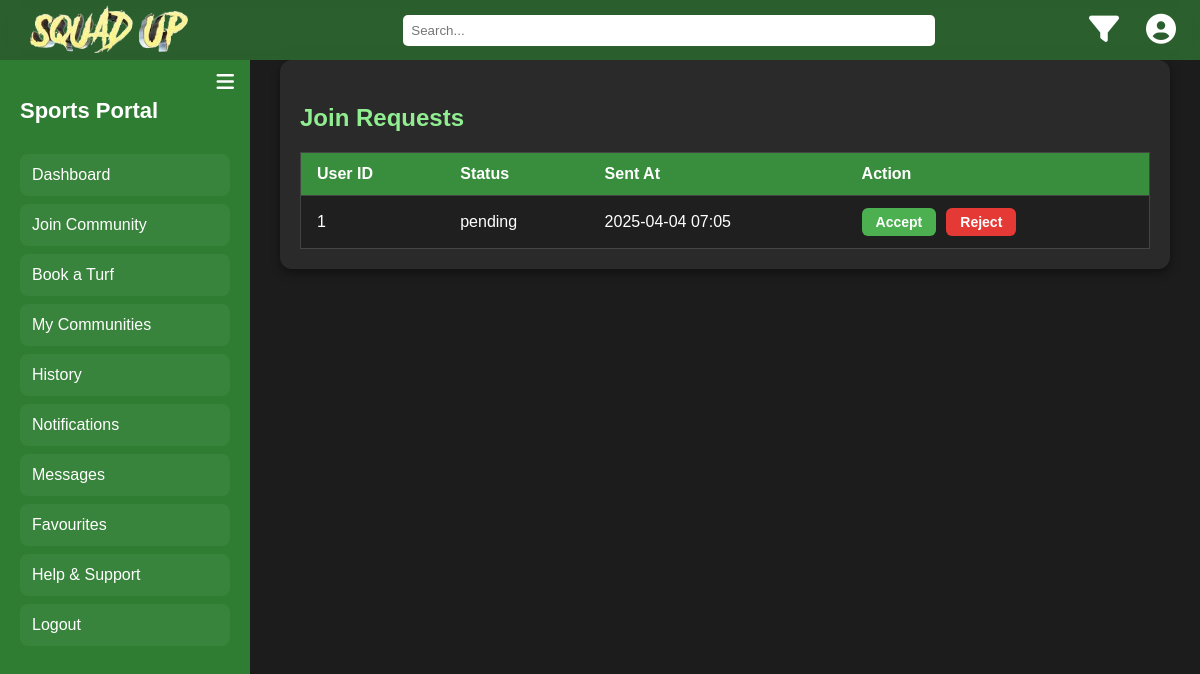
/notifications (signed in), run on an earlier commit of the app's database.
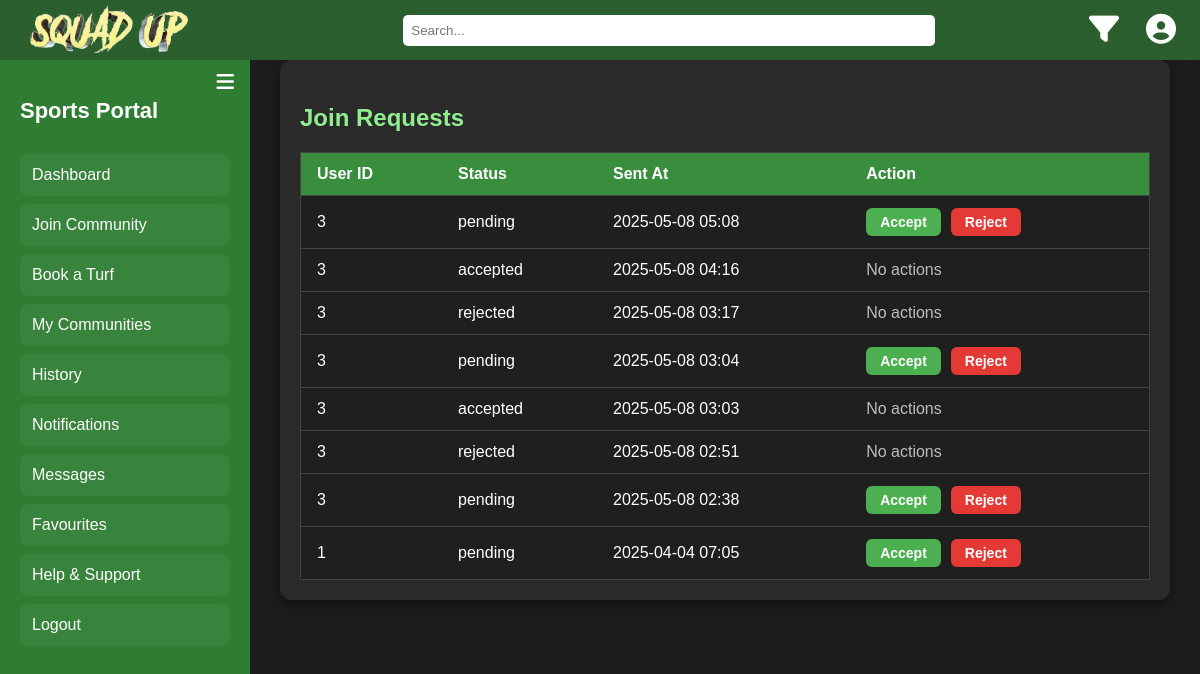
And on a later commit of the database.
### models.py (models this page shows)
class JoinRequest(db.Model):
    id = db.Column(db.Integer, primary_key=True)
    user_id = db.Column(db.Integer, db.ForeignKey('user.id'), nullable=False)
    community_id = db.Column(db.Integer, db.ForeignKey('community.id'), nullable=False)
    status = db.Column(db.String(20), default='pending')  # Status: pending, accepted, rejected
    created_at = db.Column(db.DateTime, default=datetime.utcnow)
    user = db.relationship('User', backref=db.backref('join_requests', lazy=True))
    community = db.relationship('Community', backref=db.backref('join_requests', lazy=True))

### app.py (the view)
@app.route('/notifications', methods=['GET'])
@login_required
def notifications():
    owner_id = session.get('user_id')
    if not owner_id:
        flash("You need to log in first!", 'warning')
        return redirect(url_for('login'))
    owned_communities = Community.query.filter_by(owner_id=owner_id).all()
    my_community_ids = [c.id for c in owned_communities]
    requests = JoinRequest.query.filter(JoinRequest.community_id.in_(my_community_ids)).order_by(JoinRequest.created_at.desc()).all()
    return render_template('notifications.html', requests=requests)

### app.py (called while the page is built)
def login_required(f):
    @wraps(f)
    def decorated_function(*args, **kwargs):
        if 'user_id' not in session:
            flash("You need to log in first!", "danger")
            return redirect(url_for('login'))
        return f(*args, **kwargs)
    return decorated_function

@app.before_request
def page_last_visited():
    excluded_routes = ['login', 'logout', 'static', 'register']
    if request.endpoint not in excluded_routes and request.method == 'GET':
        session['page_last_visited_url'] = request.path

### templates/notifications.html (shortened to what this page needs)
<!DOCTYPE html>
<html lang="en">
<head>
    <link href="https://cdnjs.cloudflare.com/ajax/libs/font-awesome/6.4.0/css/all.min.css" rel="stylesheet">
</head>
<body>
    <div class="header">
        <a href="{{ url_for('index') }}"><img src="/static/squadUp-logo.png" alt="Squad Up Logo"></a>
        <div class="search-container">
            <input type="text" placeholder="Search...">
        </div>
        <div class="icons">
            <button class="icon-button" title="Filters"><i class="fas fa-filter"></i></button>
            <button class="icon-button" title="Profile"><i class="fas fa-user-circle"></i></button>
        </div>
    </div>
    <div class="sidebar" id="sidebar">
        <button class="toggle-button" onclick="toggleSidebar()"><i class="fas fa-bars"></i></button>
        <h2>Sports Portal</h2>
        <a href="{{ url_for('player_dashboard') }}">Dashboard</a>
        <a href="{{ url_for('join_community') }}">Join Community</a>
        <a href="{{ url_for('select_turf_to_book') }}">Book a Turf</a>
        <a href="{{ url_for('my_communities') }}">My Communities</a>
        <a href="#">History</a>
        <a href="{{ url_for('notifications') }}">Notifications</a>
        <a href="#">Messages</a>
        <a href="#">Favourites</a>
        <a href="{{ url_for('help_and_support') }}">Help & Support</a>
        <a href="{{ url_for('logout') }}">Logout</a>
    </div>
    <div class="main">
        <div class="notifications-tab">
            <h3>Join Requests</h3>
{% if requests %}
    <table>
        <thead>
            <tr>
                <th>User ID</th>
                <th>Status</th>
                <th>Sent At</th>
                <th>Action</th>
            </tr>
        </thead>
        <tbody>
        {% for req in requests %}
            <tr>
                <td>{{ req.user_id }}</td>
                <td>{{ req.status }}</td>
                <td>{{ req.created_at.strftime('%Y-%m-%d %H:%M') }}</td>
                <td>
                    {% if req.status == 'pending' %}
                        <div class="action-buttons">
                            <form method="POST" action="{{ url_for('handle_join_request', request_id=req.id, action='accept') }}">
                                <button type="submit" class="accept-btn">Accept</button>
                            </form>
                            <form method="POST" action="{{ url_for('handle_join_request', request_id=req.id, action='reject') }}">
                                <button type="submit" class="reject-btn">Reject</button>
                            </form>
                        </div>
                    {% else %}
                        <span style="opacity: 0.7;">No actions</span>
                    {% endif %}
                </td>
            </tr>
        {% endfor %}
        </tbody>
    </table>
{% else %}
    <p>No join requests yet.</p>
{% endif %}
        </div>
    </div>
</body>
</html>

### templates/notifications.html (style rules this page uses)
body { font-family: 'Arial', sans-serif; background-color: #1c1c1c; color: #ffffff; margin: 0; padding: 0; }
.header { background-color: rgba(56, 142, 60, 0.598); color: white; padding: 10px 30px; display: flex; align-items: center; justify-content: space-between; position: fixed; top: 0; left: 0; width: 96vw; z-index: 1000; height: 40px; backdrop-filter: blur(8px); }
.header .search-container { flex: 1; display: flex; justify-content: center; margin-left: -20%; }
.header input[type="text"] { padding: 8px; width: 40%; border-radius: 5px; border: none; }
.header .icons { display: flex; align-items: center; justify-content: left; gap: 15px; margin-left: -20%; }
.header img { width: 70%; }
.icon-button { background-color: transparent; border: none; color: white; cursor: pointer; font-size: 30px; }
.sidebar { width: 250px; background-color: #2e7d32; color: white; height: calc(100vh - 60px); padding: 20px; box-sizing: border-box; position: fixed; top: 60px; left: 0; transition: width 0.3s ease; overflow-x: hidden; }
.sidebar h2 { color: #fff; font-size: 22px; margin-bottom: 30px; transition: opacity 0.3s ease; }
.sidebar a { display: block; color: white; text-decoration: none; padding: 12px; font-size: 16px; border-radius: 8px; margin-bottom: 8px; background-color: rgba(255, 255, 255, 0.05); transition: background-color 0.3s ease, transform 0.2s ease; }
.toggle-button { position: absolute; top: 10px; right: 10px; background-color: transparent; border: none; color: white; font-size: 20px; cursor: pointer; }
.main { margin-left: 250px; padding: 60px 30px; }
.notifications-tab { background-color: #2a2a2a; padding: 20px; border-radius: 12px; box-shadow: 0 4px 10px rgba(0, 0, 0, 0.4); }
.notifications-tab h3 { font-size: 24px; color: #90ee90; margin-bottom: 20px; }
.notifications-tab table { width: 100%; border-collapse: collapse; background-color: #1f1f1f; border: 1px solid #444; }
.notifications-tab th, .notifications-tab td { padding: 12px 16px; border-bottom: 1px solid #444; text-align: left; color: #fff; }
.notifications-tab th { background-color: #388e3c; color: #fff; font-weight: bold; }
.action-buttons { display: flex; gap: 10px; }
.accept-btn, .reject-btn { padding: 6px 14px; border: none; border-radius: 6px; font-weight: bold; cursor: pointer; font-size: 14px; transition: background-color 0.2s ease-in-out; }
.accept-btn { background-color: #4caf50; color: white; }
.reject-btn { background-color: #e53935; color: white; }

What changed in the data, as far as the page shows it:
added JoinRequest: user_id "3", status "pending", created_at "2025-05-08 05:08"
added JoinRequest: user_id "3", status "accepted", created_at "2025-05-08 04:16", shows "No actions"
added JoinRequest: user_id "3", status "rejected", created_at "2025-05-08 03:17", shows "No actions"
added JoinRequest: user_id "3", status "pending", created_at "2025-05-08 03:04"
added JoinRequest: user_id "3", status "accepted", created_at "2025-05-08 03:03", shows "No actions"
added JoinRequest: user_id "3", status "rejected", created_at "2025-05-08 02:51", shows "No actions"
added JoinRequest: user_id "3", status "pending", created_at "2025-05-08 02:38"
